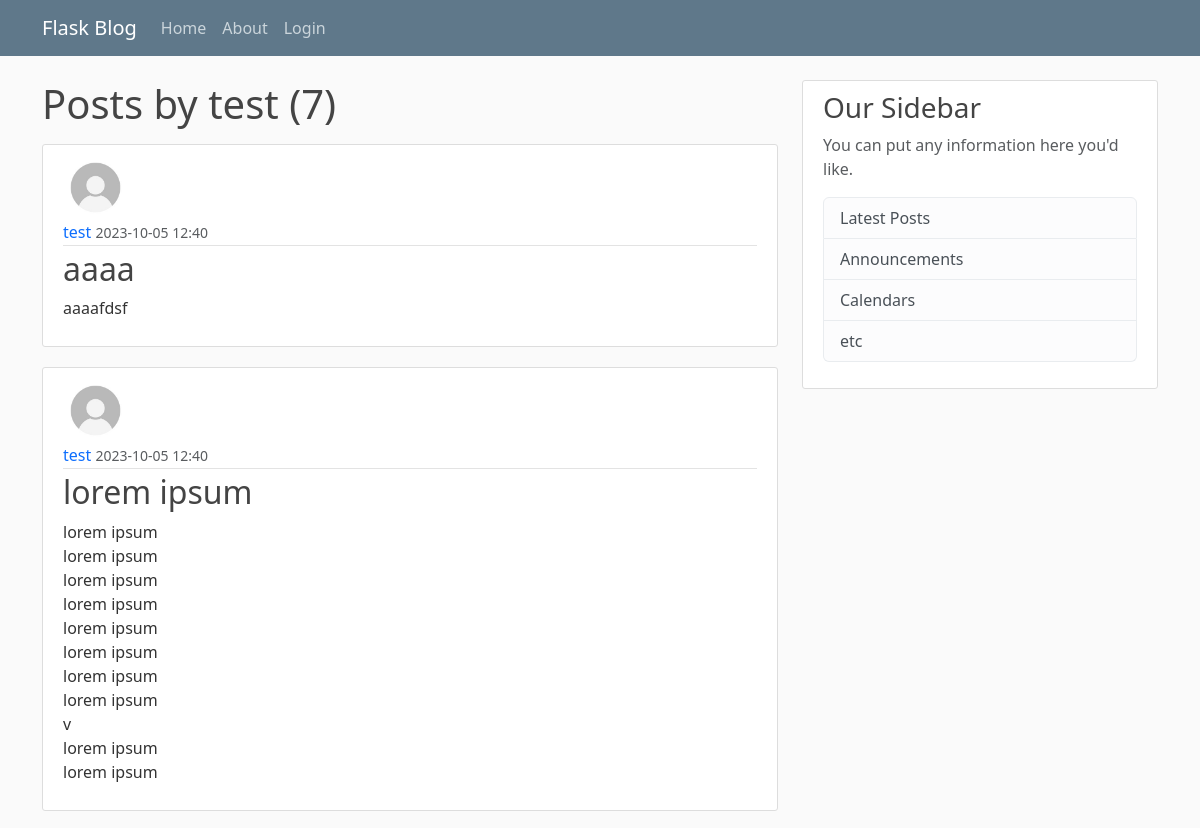
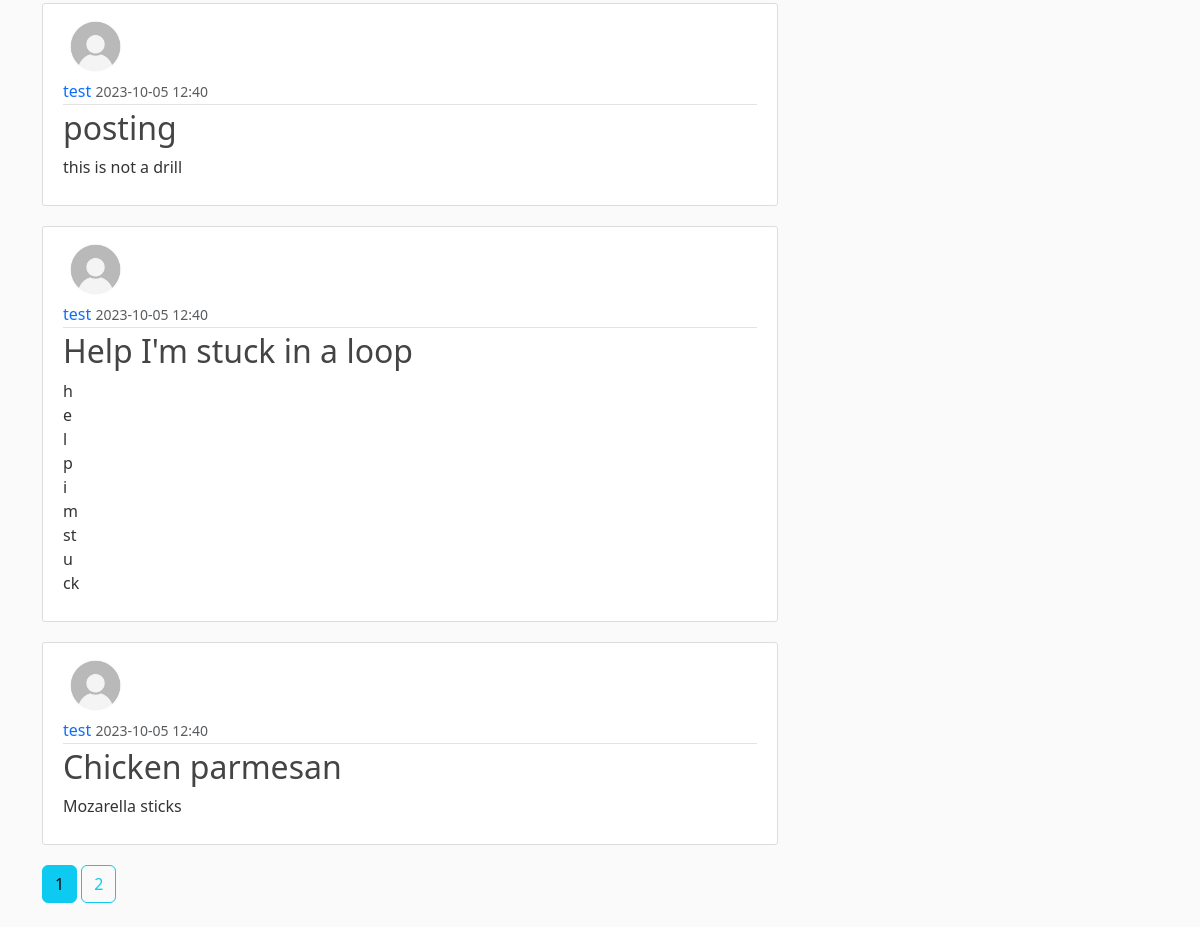
The app's page /user/test with its own data (2 pictures, top to bottom).
### blog/models.py (models this page shows, shortened)
class User(db.Model, UserMixin):
    id = db.Column(db.Integer, primary_key=True)
    username = db.Column(db.String(20), unique=True, nullable=False)
    email = db.Column(db.String(120), unique=True, nullable=False)
    image_file = db.Column(db.String(20), nullable=False, default='default.jpg')
    password = db.Column(db.String(60), nullable=False)
    posts = db.relationship('Post', backref='author', lazy=True)

class Post(db.Model):
    id = db.Column(db.Integer, primary_key=True)
    title = db.Column(db.String(100), nullable=False)
    date_posted = db.Column(db.DateTime, nullable=False, default=datetime.utcnow)
    content = db.Column(db.Text, nullable=False)
    user_id = db.Column(db.Integer, db.ForeignKey('user.id'), nullable=False)

### blog/users/routes.py (the view)
@users.route("/user/<string:username>")
def user_posts(username):
	page = request.args.get('page', default=1, type=int)
	user = User.query.filter_by(username=username).first_or_404()
	posts = Post.query.filter_by(author=user).order_by(Post.date_posted.desc()).paginate(page=page, per_page=5)
	return render_template('user_posts.html', posts=posts, user=user)

### blog/templates/user_posts.html
{% extends "layout.html" %}
{% block content %}
    <h1 class="mb-3">Posts by {{ user.username }} ({{ posts.total }})</h1>
    {% for post in posts.items %}
        <article class="media content-section">
            <img class="rounded-circle article-img" src="{{ url_for('static', filename='profile_pics/' + post.author.image_file) }}">
            <div class="media-body">
                <div class="article-metadata">
                    <a class="mr-2" href="{{ url_for('users.user_posts', username=post.author.username) }}" style="text-decoration: none;">{{ post.author.username }}</a>
                    <small class="text-muted">{{ post.date_posted.strftime('%Y-%m-%d %H:%M') }}</small>
                </div>
                <h2><a class="article-title" href="{{ url_for('posts.post', post_id=post.id) }}" style="text-decoration: none;">{{ post.title }}</a></h2>
                <p class="article-content">{{ post.content }}</p>
            </div>
        </article>
    {% endfor %}
    {% for page_num in posts.iter_pages(left_edge=1, right_edge=1, left_current=1, right_current=1) %}
        {% if page_num %}
            {% if posts.page == page_num %}
                <a class="btn btn-info mb-4" href="{{ url_for('users.user_posts', username=user.username, page=page_num) }}">{{ page_num }}</a>
            {% else %}
                <a class="btn btn-outline-info mb-4" href="{{ url_for('users.user_posts', username=user.username, page=page_num) }}">{{ page_num }}</a>
            {% endif %}
        {% else %}
            ...
        {% endif %}
    {% endfor %}
{% endblock content %}

### blog/static/main.css (style rules this page uses)
body { background: #fafafa; color: #333333; margin-top: 5rem; }
h1, h2, h3, h4, h5, h6 { color: #444444; }
.content-section { background: #ffffff; padding: 10px 20px; border: 1px solid #dddddd; border-radius: 3px; margin-bottom: 20px; }
.article-title { color: #444444; }
.article-content { white-space: pre-line; }
.article-img { height: 65px; width: 65px; margin-right: 16px; }
.article-metadata { padding-bottom: 1px; margin-bottom: 4px; border-bottom: 1px solid #e3e3e3 }

### records on screen
User: username "test"
Post: image_file (placeholder picture), author.username "test", date_posted "2023-10-05 12:40", title "aaaa", content "aaaafdsf"
Post: image_file (placeholder picture), author.username "test", date_posted "2023-10-05 12:40", title "lorem ipsum", content "lorem ipsum lorem ipsum lorem ipsum lorem ipsum lorem ipsum lorem ipsum lorem ipsum lorem ipsum v lorem ipsum lorem ipsum"
Post: image_file (placeholder picture), author.username "test", date_posted "2023-10-05 12:40", title "posting", content "this is not a drill"
Post: image_file (placeholder picture), author.username "test", date_posted "2023-10-05 12:40", title "Help I'm stuck in a loop", content "h e l p i m st u ck"
Post: image_file (placeholder picture), author.username "test", date_posted "2023-10-05 12:40", title "Chicken parmesan", content "Mozarella sticks"

### other values on screen
{{ posts.total }} "7"
{{ page_num }} "1"
{{ page_num }} "2"
